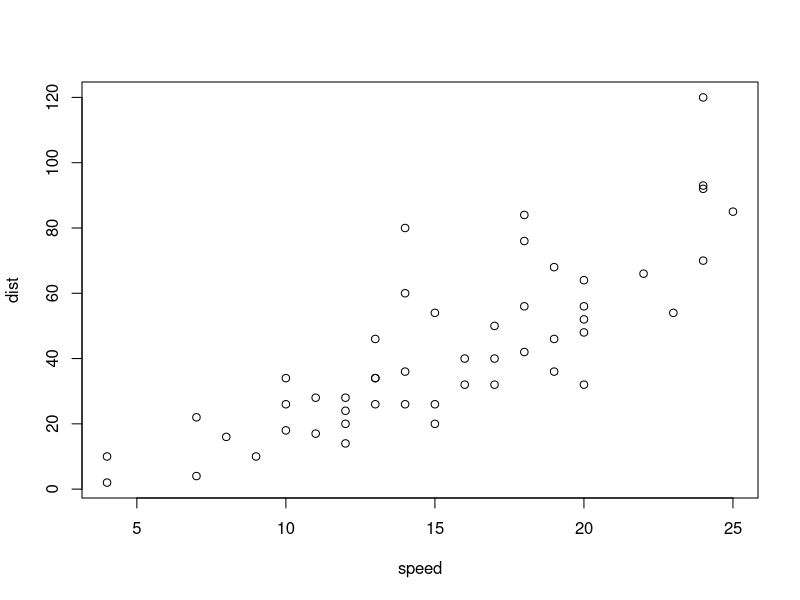
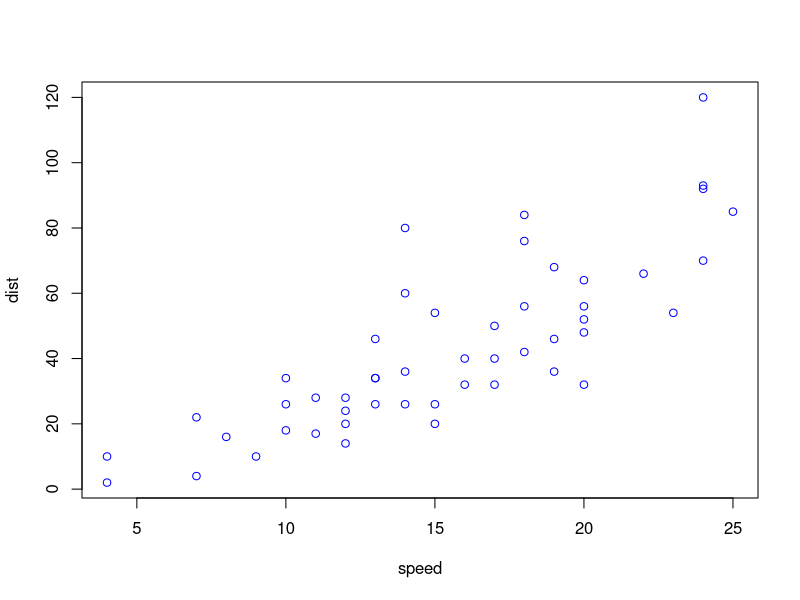

R code for these plots, in order:
## ---- chunk 1
summary(cars)
## ---- chunk 2
plot(cars)
## ---- chunk 3
head(cars)
## ---- chunk 4
plot(cars,col="blue")
